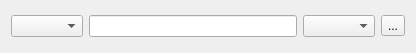
<?xml version="1.0" encoding="UTF-8"?>
<ui version="4.0">
 <class>RequestForm</class>
 <widget class="QWidget" name="RequestForm">
  <property name="geometry">
   <rect>
    <x>0</x>
    <y>0</y>
    <width>416</width>
    <height>53</height>
   </rect>
  </property>
  <property name="windowTitle">
   <string>Form</string>
  </property>
  <layout class="QGridLayout" name="gridLayout">
   <item row="0" column="0">
    <layout class="QHBoxLayout" name="horizontalLayout">
     <item>
      <widget class="QComboBox" name="comboServType">
       <property name="sizePolicy">
        <sizepolicy hsizetype="Fixed" vsizetype="Fixed">
         <horstretch>0</horstretch>
         <verstretch>0</verstretch>
        </sizepolicy>
       </property>
      </widget>
     </item>
     <item>
      <widget class="QLineEdit" name="lineEditAddr"/>
     </item>
     <item>
      <widget class="QComboBox" name="comboReqType">
       <property name="sizePolicy">
        <sizepolicy hsizetype="Fixed" vsizetype="Fixed">
         <horstretch>0</horstretch>
         <verstretch>0</verstretch>
        </sizepolicy>
       </property>
      </widget>
     </item>
     <item>
      <widget class="QToolButton" name="toolButtonActivate">
       <property name="text">
        <string>...</string>
       </property>
       <property name="checkable">
        <bool>true</bool>
       </property>
      </widget>
     </item>
    </layout>
   </item>
  </layout>
 </widget>
 <resources/>
 <connections/>
</ui>
